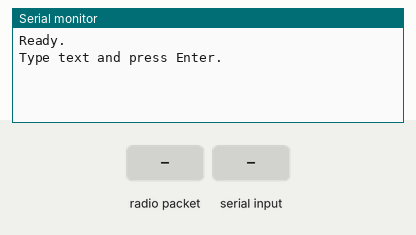
The sketch below on a simulated ESP32. On the bench: the last lines printed to the serial monitor. Inputs (shaded band) come from the test bench. No radio packets arrive unless stated.

Above: at 1.2 s.
1.3 s: radio packet "1" arrives
At 2.1 s:
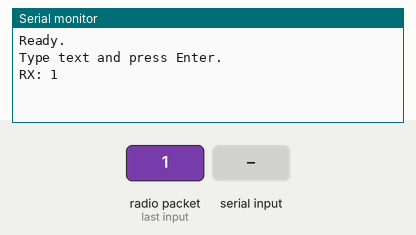
2.8 s: "1\n" received over Serial
At 3.3 s:
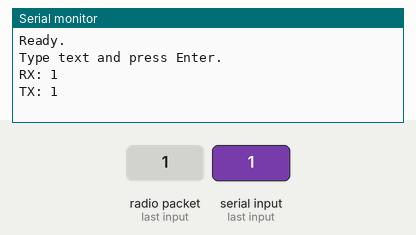

The sketch:

NRF24L01_bidirectional_comm.ino
```cpp
#include <SPI.h>
#include <RF24.h>

#define CE_PIN  34
#define CSN_PIN 36

RF24 radio(CE_PIN, CSN_PIN);

// Two pipes:
// Pipe A: Node 1 -> Node 2
// Pipe B: Node 2 -> Node 1
const byte pipeA[6] = "NODE1";
const byte pipeB[6] = "NODE2";

// Change this on ONE board only:
// Board 1 = true
// Board 2 = false
const bool IS_NODE1 = true;

char txBuffer[32];
char rxBuffer[32];

void setup() {
  Serial.begin(115200);

  while (!Serial) {}

  if (!radio.begin()) {
    Serial.println("nRF24L01 not detected!");
    while (1);
  }

  radio.setPALevel(RF24_PA_LOW);
  radio.setDataRate(RF24_250KBPS);
  radio.setChannel(76);

  radio.enableDynamicPayloads();

  if (IS_NODE1) {
    radio.openWritingPipe(pipeA);
    radio.openReadingPipe(1, pipeB);
  } else {
    radio.openWritingPipe(pipeB);
    radio.openReadingPipe(1, pipeA);
  }

  radio.startListening();

  Serial.println("Ready.");
  Serial.println("Type text and press Enter.");
}

void loop() {

  // Check for incoming radio messages
  if (radio.available()) {

    uint8_t len = radio.getDynamicPayloadSize();

    if (len > sizeof(rxBuffer) - 1) {
      len = sizeof(rxBuffer) - 1;
    }

    radio.read(rxBuffer, len);
    rxBuffer[len] = '\0';

    Serial.print("RX: ");
    Serial.println(rxBuffer);
  }

  // Check for serial input
  if (Serial.available()) {

    String msg = Serial.readStringUntil('\n');
    msg.trim();

    if (msg.length() > 0) {

      msg.toCharArray(txBuffer, sizeof(txBuffer));

      radio.stopListening();

      bool ok = radio.write(
        txBuffer,
        strlen(txBuffer) + 1
      );

      radio.startListening();

      if (ok) {
        Serial.print("TX: ");
        Serial.println(txBuffer);
      } else {
        Serial.println("Send failed");
      }
    }
  }
}
```

Measured:
- after the input at 1.3 s, the serial monitor: prints a new line at once (image 1)
- after the input at 2.8 s, the serial monitor: prints a new line at once (image 2)
